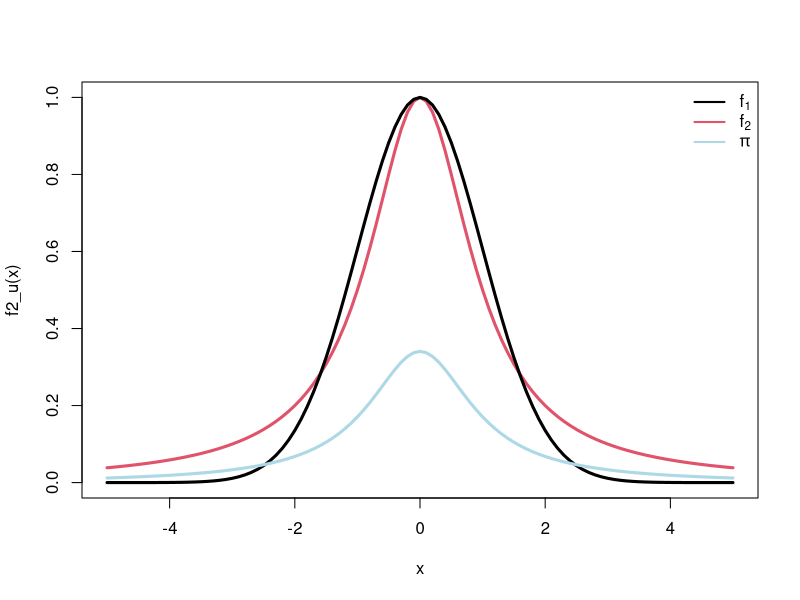
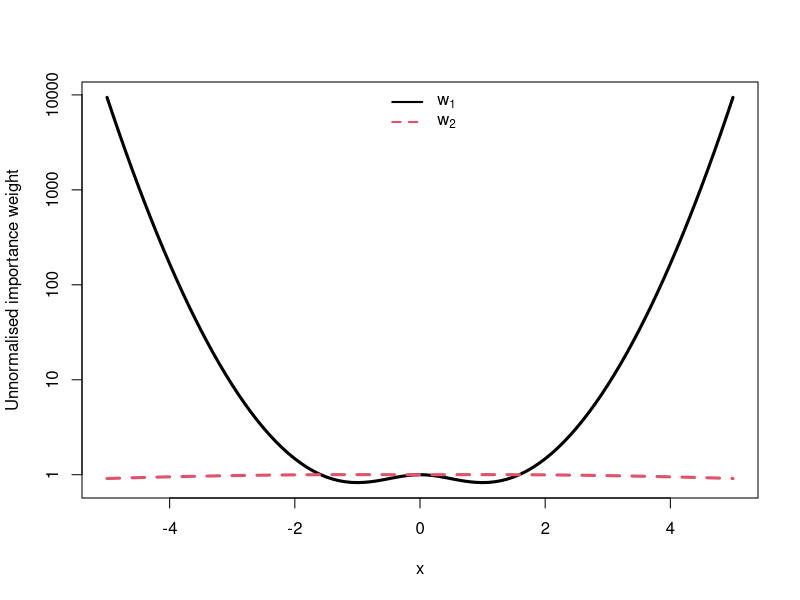
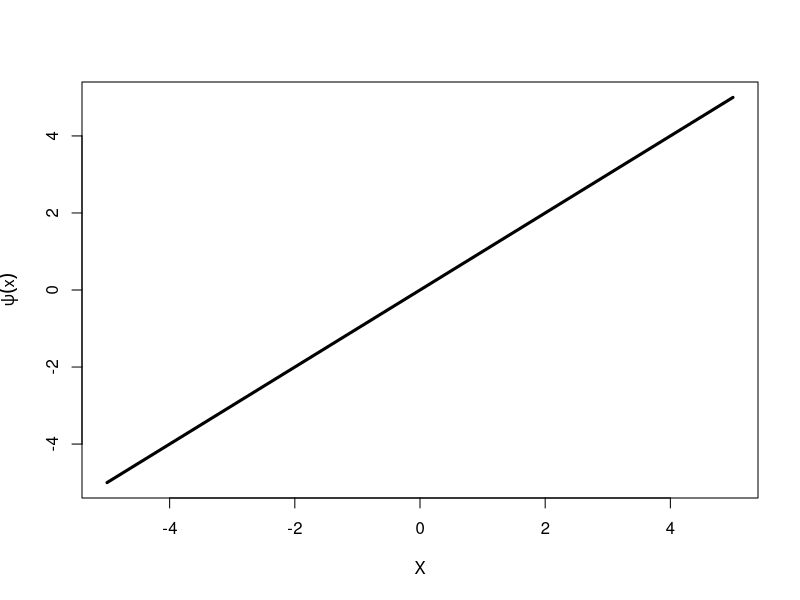
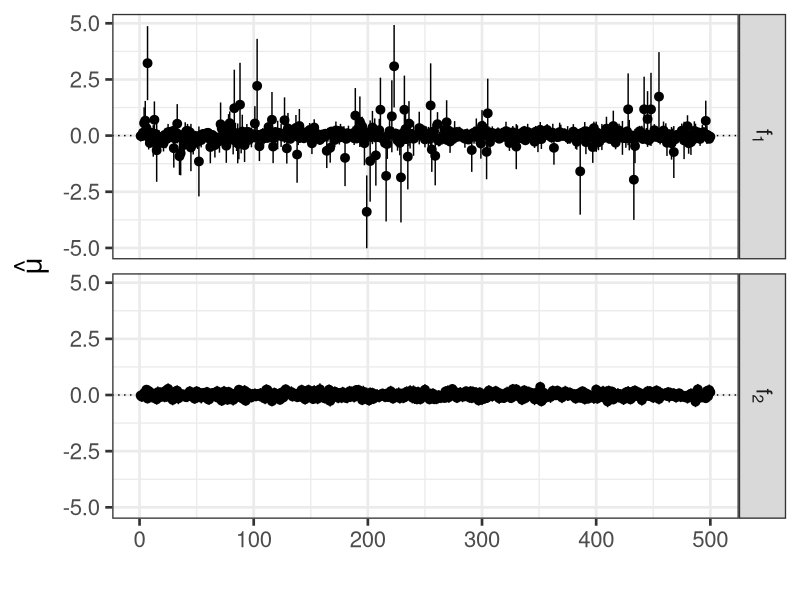
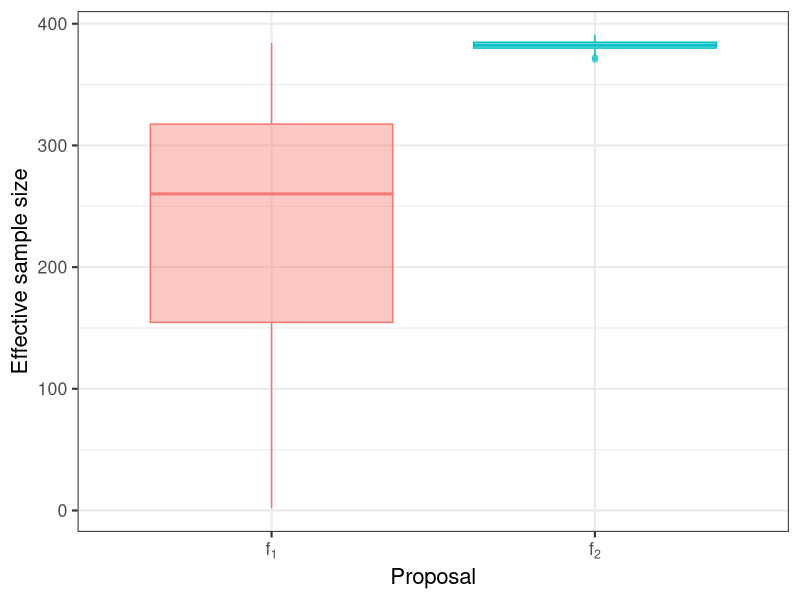

Generate these figures, in order, with R:
f1_u <- function(x, log = FALSE) {
  ans <- -x ^ 2 / (2 * sigmasq)
  if (!log)
    ans <- exp(ans)
  return(ans)
}
f1_u <- Vectorize(f1_u)
rf1 <- function(n) {
  rnorm(n = n, sd = sqrt(sigmasq))
}
f2_u <- function(x, log = FALSE) {
  ans <- -(nu + 1) / 2 * log1p(x ^ 2 / nu)
  if (!log)
    ans <- exp(ans)
  return(ans)
}
f2_u <- Vectorize(f2_u)

rf2 <- function(n) {
  rt(n = n, df = nu)
}

pi_kernel <- function(x, weight, log = FALSE) {
  ans <- weight * f1_u(x, log = TRUE) +
    (1 - weight) * f2_u(x, log = TRUE)
  if (!log)
    ans <- exp(ans)
  return(ans)
}
pi_kernel <- Vectorize(pi_kernel)

pi <- function(x, weight, lZ) {
  ldens <- pi_kernel(x = x, weight = weight, log = TRUE) - lZ
  return(exp(ldens))
}
pi <- Vectorize(pi)

#TODO: implement log-weights and logSumExp-based estimators
w1_u <- function(x, weight) {
  logISw <- (1 - weight) * (f2_u(x, log = TRUE) -
                              f1_u(x, log = TRUE))
  return(exp(logISw))
}
w1_u <- Vectorize(w1_u)

w2_u <- function(x, weight) {
  logISw <- weight * (f1_u(x, log = TRUE) -
                        f2_u(x, log = TRUE))
  return(exp(logISw))
}
w2_u <- Vectorize(w2_u)

ess_IS <- function(ws) {
  S <- sum(ws)
  return(S ^ 2 / sum(ws ^ 2))
}

compute_both_estimators_SN <- function(M, weight, level = .95) {
  X.samp <- rf1(M)
  f1s <- functional(X.samp)
  W1s_u <- w1_u(X.samp, weight = weight)
  S1 <- sum(W1s_u)
  W1s <- W1s_u / S1
  ess.1 <- ess_IS(W1s)
  mu1 <-  sum(f1s * W1s)
  v1 <- sum(W1s ^ 2 * (f1s - mu1) ^ 2)
  #
  Y.samp <- rf2(M)
  f2s <- functional(Y.samp)
  W2s_u <- w2_u(Y.samp, weight = weight)
  S2 <- sum(W2s_u)
  W2s <- W2s_u / S2
  ess.2 <- ess_IS(W2s)
  mu2  <- sum(f2s * W2s)
  v2 <- sum(W2s ^ 2 * (f2s - mu2) ^ 2)
  #
  D <- qnorm(p = (1 + level) / 2)
  d1 <- D * sqrt(v1)
  d2 <- D * sqrt(v2)
  out1 <- tibble::tibble(
    est = mu1,
    var = v1,
    lwr = mu1 - d1,
    upr = mu1 + d1,
    ess = ess.1,
    proposal = "f[1]"
  )
  out2 <- tibble::tibble(
    est = mu2,
    var = v2,
    lwr = mu2 - d2,
    upr = mu2 + d2,
    ess = ess.2,
    proposal = "f[2]"
  )
  return(rbind(out1, out2))
}

is_in <- function(x, l, u) {
  below <- x >= l
  above <- x <= u
  result <- as.logical(below * above)
  return(result)
}

###########
sigmasq <- 1 ^ 2
nu <- 1
theta <- .01

Z <- integrate(pi_kernel,-Inf, Inf, weight = theta)
logZtheta <- log(Z$value)

minx <- -5
maxx <- 5

mY <-
  max(c(f1_u(0), f2_u(0), pi(0, weight = theta, lZ = logZtheta)))

curve(f2_u,
      minx,
      maxx,
      col = 2,
      lwd = 3,
      ylim = c(0, mY))
curve(f1_u, minx, maxx, lwd = 3, add = TRUE)
curve(
  pi(x, weight = theta, lZ = logZtheta),
  minx,
  maxx,
  col = "lightblue",
  lwd = 3,
  add = TRUE
)
legend(
  x = "topright",
  legend = c(expression(f[1]),
             expression(f[2]),
             expression(pi)),
  lwd = 2,
  col = c(1, 2, "lightblue"),
  bty = 'n'
)

curve(
  w1_u(x, weight = theta),
  minx,
  maxx,
  lwd = 3,
  log = "y",
  ylab = "Unnormalised importance weight"
)
curve(
  w2_u(x, weight = theta),
  minx,
  maxx,
  log = "y",
  col = 2,
  lty = 2,
  lwd = 3,
  add = TRUE
)
legend(
  x = "top",
  legend = c(expression(w[1]), expression(w[2])),
  lwd = 2,
  lty = c(1, 2),
  col = c(1, 2),
  bty = 'n'
)

###
## checking the algebra
functional <- function(x)
  x# sin(x)^2 + cos(x)
functional <- Vectorize(functional)

curve(
  functional,
  minx,
  maxx,
  lwd = 3,
  xlab = expression(X),
  ylab = expression(psi(x))
)

I.quad <- integrate(function(x)
  functional(x) * pi(x, weight = theta, lZ = logZtheta),-Inf,
  Inf) ## for sin(x) we know it should be zero (even function over the line)

I.quad

Nrep <- 500
Ndraws <- 400 # S, number of 'posterior' samples
results <- do.call(rbind,
                   parallel::mclapply(1:Nrep, function(i) {
                     raw <- compute_both_estimators_SN(M = Ndraws,
                                                       weight = theta)
                     raw$replicate <- i
                     return(raw)
                   }, mc.cores = 8))

results$covers <- is_in(I.quad$value,
                        l = results$lwr,
                        u = results$upr)

library(ggplot2)

ggplot() +
  geom_pointrange(data = results,
                  mapping = aes(
                    x = replicate,
                    y = est,
                    ymin = lwr,
                    ymax = upr
                  )) +
  geom_hline(yintercept = I.quad$value,
             linetype = "dotted") +
  scale_x_continuous("") +
  scale_y_continuous(expression(hat(mu))) +
  facet_grid(proposal ~ ., labeller = label_parsed) +
  theme_bw(base_size = 20)

results

bias_sq <- function(delta) {
  Edelta <- mean(delta)
  return((I.quad$value - Edelta) ^ 2)
}

aggregate(est ~ proposal, var, data = results)
aggregate(est ~ proposal, bias_sq, data = results)

aggregate(var ~ proposal, mean, data = results)
aggregate(covers ~ proposal, mean, data = results)

aggregate(ess ~ proposal, min, data = results)
aggregate(ess ~ proposal, mean, data = results)
aggregate(ess ~ proposal, max, data = results)

subset(results, ess < .5 * Ndraws)

ggplot(results,
       aes(
         x = proposal,
         y = ess,
         colour = proposal,
         fill = proposal
       )) +
  scale_y_continuous("Effective sample size") +
  scale_x_discrete("Proposal",
                   labels = parse(text = unique(results$proposal))) +
  geom_boxplot(alpha = .4) +
  theme_bw(base_size = 16) +
  theme(legend.position = "none")
